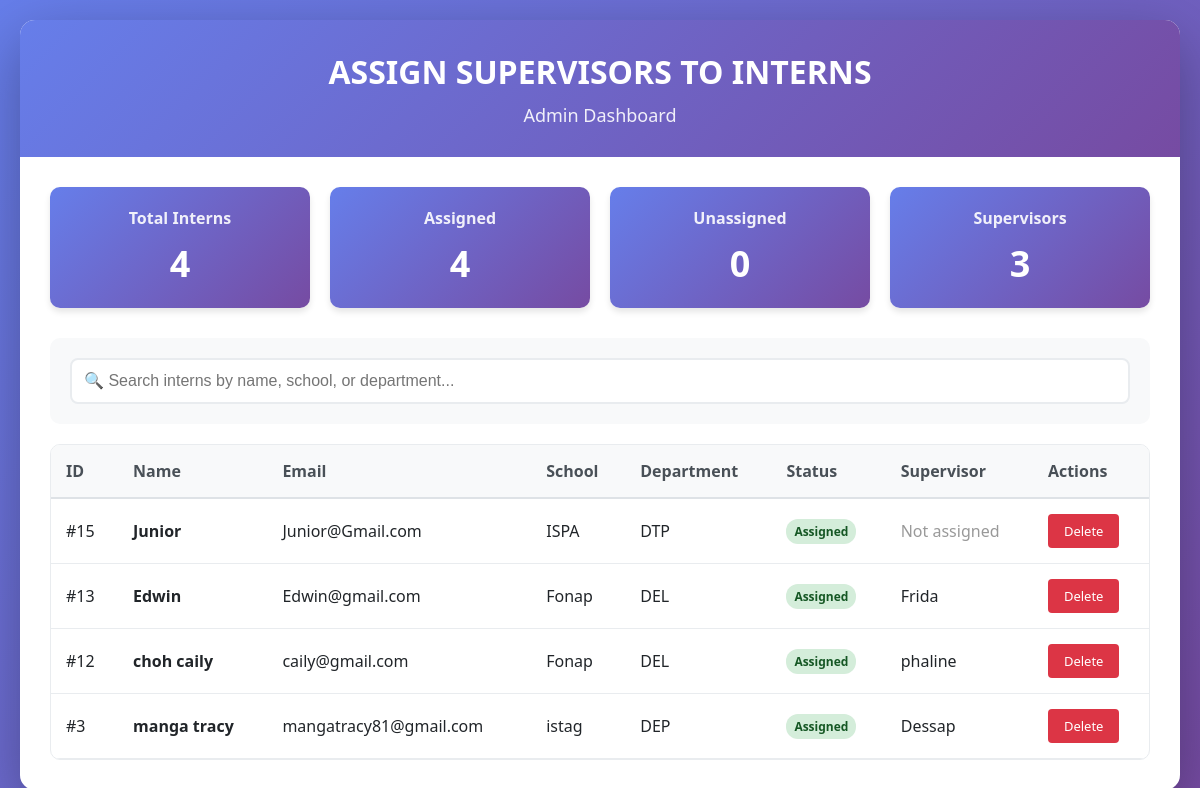
Screenshot of /assign_supervisor.php with the database file from the repository.
### tables this page shows
CREATE TABLE `assignments` (
  `id` int(11) NOT NULL,
  `intern_id` int(255) NOT NULL,
  `supervisor_id` int(11) NOT NULL,
  `assigned_date` date DEFAULT NULL,
  `status` varchar(20) DEFAULT 'active',
  `notes` text DEFAULT NULL,
  `created_at` timestamp NOT NULL DEFAULT current_timestamp()
);

CREATE TABLE `intern` (
  `intern_id` int(255) NOT NULL,
  `school` varchar(50) DEFAULT NULL,
  `department` varchar(50) DEFAULT NULL,
  `start_date` date DEFAULT NULL,
  `end_date` date DEFAULT NULL,
  `internship_type` varchar(20) DEFAULT NULL,
  `file_path` varchar(40) DEFAULT NULL,
  `file_name` varchar(40) DEFAULT NULL,
  `Contact` int(15) DEFAULT NULL,
  `file_type` varchar(20) DEFAULT NULL,
  `Name` varchar(200) DEFAULT NULL,
  `supervisor_id` int(50) DEFAULT NULL,
  `Date_of_birth` varchar(12) DEFAULT NULL,
  `email` varchar(255) DEFAULT NULL,
  `status` enum('pending','approved','rejected') DEFAULT NULL,
  `id` int(11) DEFAULT NULL
);

CREATE TABLE `supervisors` (
  `id` int(11) NOT NULL,
  `name` varchar(100) NOT NULL,
  `email` varchar(100) NOT NULL,
  `password` varchar(255) NOT NULL,
  `department` varchar(50) DEFAULT NULL,
  `max_interns` int(11) DEFAULT 5,
  `created_at` timestamp NOT NULL DEFAULT current_timestamp()
);

### assign_supervisor.php (the view, shortened to what this page needs)
<?php
require_once 'config.php';
$interns_query = $pdo->query("
    SELECT i.*,
           a.id as assignment_id,
           a.supervisor_id as assigned_supervisor_id,
           s.name as supervisor_name
    FROM intern i
    LEFT JOIN assignments a ON i.intern_id = a.intern_id AND a.status = 'active'
    LEFT JOIN supervisors s ON a.supervisor_id = s.id
    ORDER BY i.intern_id DESC
");
$interns = $interns_query ? $interns_query->fetchAll() : [];
$supervisors_query = $pdo->query("
    SELECT id, name, department, max_interns,
           (SELECT COUNT(*) FROM assignments WHERE supervisor_id = supervisors.id AND status = 'active') as current_assignments
    FROM supervisors
    ORDER BY name
");
$supervisors = $supervisors_query ? $supervisors_query->fetchAll() : [];
?>
<!DOCTYPE html>
<html>
<head>
</head>
<body>
    <div class="container">
        <div class="header">
            <h1>ASSIGN SUPERVISORS TO INTERNS </h1>
            <p>Admin Dashboard</p>
        </div>
        <div class="content">
            <div class="stats">
                <div class="stat-card">
                    <h3>Total Interns</h3>
                    <div class="number"><?php echo count($interns); ?></div>
                </div>
                <div class="stat-card">
                    <h3>Assigned</h3>
                    <div class="number">
                        <?php
                        $assigned = array_filter($interns, function($i) {
                            return isset($i['assignment_id']);
                        });
                        echo count($assigned);
                        ?>
                    </div>
                </div>
                <div class="stat-card">
                    <h3>Unassigned</h3>
                    <div class="number">
                        <?php echo count($interns) - count($assigned); ?>
                    </div>
                </div>
                <div class="stat-card">
                    <h3>Supervisors</h3>
                    <div class="number"><?php echo count($supervisors); ?></div>
                </div>
            </div>
            <div class="search-section">
                <input type="text" id="searchInput" placeholder="🔍 Search interns by name, school, or department...">
            </div>
            <div class="table-container">
                <table>
                    <thead>
                        <tr>
                            <th>ID</th>
                            <th>Name</th>
                            <th>Email</th>
                            <th>School</th>
                            <th>Department</th>
                            <th>Status</th>
                            <th>Supervisor</th>
                            <th>Actions</th>
                        </tr>
                    </thead>
                    <tbody id="internsTable">
                        <?php foreach ($interns as $intern): ?>
                        <tr>
                            <td>#<?php echo $intern['intern_id']; ?></td>
                            <td><strong><?php echo htmlspecialchars($intern['Name'] ?? 'Unknown'); ?></strong></td>
                            <td><?php echo htmlspecialchars($intern['email'] ?? 'N/A'); ?></td>
                            <td><?php echo htmlspecialchars($intern['school'] ?? 'N/A'); ?></td>
                            <td><?php echo htmlspecialchars($intern['department'] ?? 'N/A'); ?></td>
                            <td>
                                <?php if (isset($intern['assignment_id'])): ?>
                                    <span class="status-badge status-active">Assigned</span>
                                <?php else: ?>
                                    <span class="status-badge status-pending">Unassigned</span>
                                <?php endif; ?>
                            </td>
                            <td>
                                <?php if (isset($intern['supervisor_name'])): ?>
                                    <?php echo htmlspecialchars($intern['supervisor_name']); ?>
                                <?php else: ?>
                                    <span style="color: #999;">Not assigned</span>
                                <?php endif; ?>
                            </td>
                            <td>
                                <a href="?delete=<?php echo $intern['intern_id']; ?>"
                                   class="btn btn-danger"
                                   onclick="return confirm('Are you sure you want to delete this intern?')">Delete</a>
                            </td>
                        </tr>
                        <?php endforeach; ?>
                    </tbody>
                </table>
            </div>
        </div>
    </div>
</body>
</html>

### assign_supervisor.php (style rules this page uses)
* { margin: 0; padding: 0; box-sizing: border-box; }
body { font-family: 'Segoe UI', Tahoma, Geneva, Verdana, sans-serif; background: linear-gradient(135deg, #667eea 0%, #764ba2 100%); min-height: 100vh; padding: 20px; }
.container { max-width: 1400px; margin: 0 auto; background: white; border-radius: 15px; box-shadow: 0 20px 60px rgba(0,0,0,0.3); overflow: hidden; }
.header { background: linear-gradient(135deg, #667eea 0%, #764ba2 100%); color: white; padding: 30px; text-align: center; }
.header h1 { font-size: 32px; margin-bottom: 10px; }
.header p { opacity: 0.9; font-size: 18px; }
.content { padding: 30px; }
.stats { display: grid; grid-template-columns: repeat(auto-fit, minmax(200px, 1fr)); gap: 20px; margin-bottom: 30px; }
.stat-card { background: linear-gradient(135deg, #667eea 0%, #764ba2 100%); color: white; padding: 20px; border-radius: 10px; text-align: center; box-shadow: 0 4px 6px rgba(0,0,0,0.1); }
.stat-card h3 { font-size: 16px; margin-bottom: 10px; opacity: 0.9; }
.stat-card .number { font-size: 36px; font-weight: 700; }
.search-section { background: #f8f9fa; padding: 20px; border-radius: 10px; margin-bottom: 20px; }
.search-section input { width: 100%; padding: 12px; border: 2px solid #e9ecef; border-radius: 8px; font-size: 16px; }
.table-container { overflow-x: auto; border-radius: 10px; border: 1px solid #e9ecef; }
table { width: 100%; border-collapse: collapse; }
th { background: #f8f9fa; padding: 15px; text-align: left; font-weight: 600; color: #495057; border-bottom: 2px solid #dee2e6; }
td { padding: 15px; border-bottom: 1px solid #e9ecef; color: #212529; }
.status-badge { padding: 4px 8px; border-radius: 12px; font-size: 12px; font-weight: 600; display: inline-block; }
.status-active { background: #d4edda; color: #155724; }
.btn { padding: 8px 16px; border: none; border-radius: 4px; cursor: pointer; font-size: 13px; font-weight: 500; text-decoration: none; display: inline-block; transition: all 0.3s; }
.btn-danger { background: #dc3545; color: white; }

### rows the page displays
assignments: intern.intern_id "15", intern.Name "Junior", intern.email "Junior@Gmail.com", intern.school "ISPA", intern.department "DTP", shows "Assigned", shows "Not assigned"
assignments: intern.intern_id "13", intern.Name "Edwin", intern.email "Edwin@gmail.com", intern.school "Fonap", intern.department "DEL", shows "Assigned", supervisor.name "Frida"
assignments: intern.intern_id "12", intern.Name "choh caily", intern.email "caily@gmail.com", intern.school "Fonap", intern.department "DEL", shows "Assigned", supervisor.name "phaline"
assignments: intern.intern_id "3", intern.Name "manga tracy", intern.email "mangatracy81@gmail.com", intern.school "istag", intern.department "DEP", shows "Assigned", supervisor.name "Dessap"

### other values shown
count($interns) "4"
count($assigned) "4"
count($interns) - count($assigned) "0"
count($supervisors) "3"
